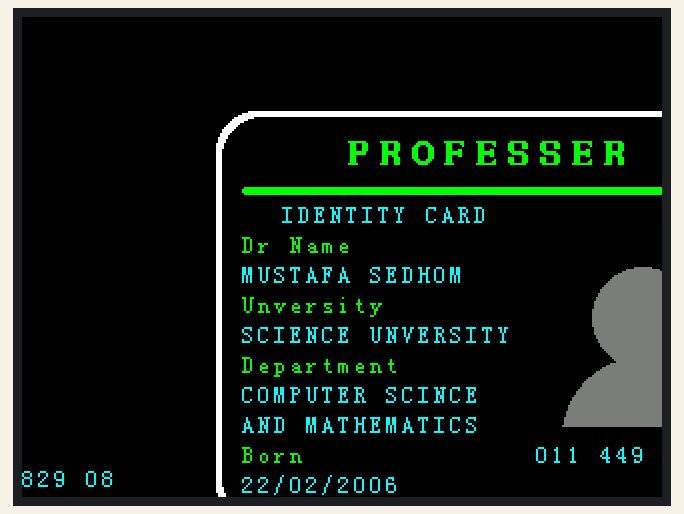
Bench run of a program on a simulated Arduino Uno, built with avr-gcc and run on an emulated ATmega328P. Parts: 320×240 colour display.

Above: at 0.5 s.

The program:

main.cpp
```cpp
#include <Arduino.h>
#include "SEDHOM_Display_OS/SEDHOM_Display_OS.h"

SEDHOM_OS_Icons_t Icon_TFT;
void ID_on_tap();
void setup()
{
    SEDHOM_OS_Device_Start_Comunication();
    /////////////////
    pinMode(1,OUTPUT);
    //////////////////
    init_Rotation_and_mode(1,BLACK);
    ////////////////////////////////////////////////////////////////////
    ///////////////////////////////////////////////////////////////////////////////////

    // Icon_TFT.set_mode(Light_Mode);
    Icon_TFT.ID_Card_Icon(100,50,Icon_TFT.Mode(),GREEN,CYAN,Icon_TFT.Mode(),
    true,false,true,
    "MUSTAFA SEDHOM","SCIENCE UNVERSITY","COMPUTER SCINCE",
    "AND MATHEMATICS","22/02/2006","011 449 829 08",
    ID_on_tap);

}
void loop()
{
}
void ID_on_tap()
{

}
```

SEDHOM_Communication.cpp
```cpp
#include "SEDHOM_Communication.h"

#define SEDHOM_special_char   0x5C

void SEDHOM_OS_Device_Start_Comunication()
{
    Serial.begin(115200);
}
bool SEDHOM_Ready_or_Avaliable()
{
    return(Serial.available());
}
void SEDHOM_OS_Device_Send(string_t string)
{
    Serial.print(string);
    Serial.write(SEDHOM_special_char);
}
string_t SEDHOM_OS_Device_Recieve()
{
    #define size 100
    char text[size];
    static char out[size];
    Serial.readStringUntil(SEDHOM_special_char).toCharArray(text,size);
    sprintf(out, "%s", text);
    return out;
}
```

SEDHOM_Communication.h
```cpp
#include "../SEDHOM_Data_Types/SEDHOM_OS_data_type.h"
#include "../SEDHOM_Data_Types/SEDHOM_OS_status_types.h"
/////////////////////////////////////
// use UART to communicate
/////////////////////////////////////
//defualt pins RX   0
//defualt pins TX   1


void SEDHOM_OS_Device_Start_Comunication();
bool SEDHOM_Ready_or_Avaliable();
void SEDHOM_OS_Device_Send(string_t string);
string_t SEDHOM_OS_Device_Recieve();
```

SEDHOM_OS_Data_Structure.cpp
```cpp

```

SEDHOM_OS_data_type.h
```cpp
#include <stdint.h>
#include <Arduino.h>

#define u8_t           uint8_t
#define u16_t          uint16_t
#define u32_t          uint32_t
#define u64_t          uint64_t
#define Color_t        uint16_t
#define number_t       int
#define decimal_t      float
#define byte_t         int8_t
#define u_small_num_t  byte_t
#define Icons_t        Icons
#define str_t          char*
#define string_t       str_t
#define word_t         str_t

#define SEDHOM_OS_Device_Wait(sec)              delay((1000*sec))
#define SEDHOM_OS_Device_Wait_millis(mil_sec)   delay((mil_sec))
```

SEDHOM_OS_status_types.h
```cpp
#ifndef STATUS_TYPES_H
#define STATUS_TYPES_H


#define SmallFont        &FreeSmallFont
#define BigFont          &FreeBigFont
#define SevenSegNumFont  &FreeSevenSegNumFont
#define font_7_segment   SevenSegNumFont

#define Night_Mode       BLACK
#define Dark_Mode        BLACK
#define Light_Mode       WHITE
#define Normal_Mode      WHITE

#define Vertical         0
#define Horizontal       1

#define on               ON
#define off              OFF


typedef enum WIFI_Status
{
    WIFI_Status_not_connected,
    WIFI_Status_no_internet,
    WIFI_Status_conected_level_1,
    WIFI_Status_conected_level_2_half,
    WIFI_Status_conected_level_3,
    WIFI_Status_conected_level_4_full
}WIFI_STATUS_t;
typedef enum Bluetooth_Status
{
    BLuetooth_Status_closed,
    BLuetooth_Status_open_and_not_connected,
    BLuetooth_Status_open_and_connected
}BLUETOOTH_STATUS_t;

typedef enum Set_Rotation
{
    degree_0,
    degree_90,
    degree_270,
    degree_180,
}ROTATION_STASTUS_t;
typedef enum Set_Switch
{
    OFF,
    ON
}SWITCH_STATUS_t;

#endif
```

SEDHOM_Display_OS.cpp
```cpp
#include "SEDHOM_Display_OS.h"
```

SEDHOM_Display_OS.h
```cpp
#include <Arduino.h>
#include "SEDHOM_Screen_And_Pages/SEDHOM_OS_Windos_And_Screens.h"
#include "SEDHOM_Comunications/SEDHOM_Communication.h"
// SEDHOM_OS.h
//*************************************************************************************************************
// project : -> SEDHOM_OS for TFT Display
// company : -> SEDHOM
// author  : -> Eng.Mustafa Sedhom
// latest  : -> 2.0.2
// date    : -> 22 / 2 / 2023
// website : -> https://sedhom.com
// github  : ->
// email   : -> https://elmohandes24690@gmail.com
// youtube : -> https://www.youtube.com/@Sedhom
// facebook: -> https://www.facebook.com/EngMustafaSedhom
// versions : -> V1.0.0 , V1.0.1 , v1.0.2 , v2.0.0 , v2.0.1 , v2.0.2
// description : -> This library contains many icons and widgets and displays ans screens and use tiuch for it
//                  for TFT Display
//*************************************************************************************************************
```

SEDHOM_OnTape.cpp
```cpp
#include "SEDHOM_OnTaps.h"

//ontaps functions
void Power_off_onTap(bool* draw)
{
    *draw=0;
    delay(100);
    static int flag =1;
    if(flag)
    {
        *draw =1;
        Icon.Power_off_Icon(240,160,GREEN,Icon.Mode());
        flag=0;
        digitalWrite(1,1);
        *draw =0;
    }
    else
    {
        *draw =1;
        Icon.Power_off_Icon(240,160,RED,Icon.Mode());
        flag=1;
        digitalWrite(1,0);
        *draw =0;
    }

}
void sensor_Icon_OnTap()
{

}
```

SEDHOM_OnTaps.h
```cpp
#include <Arduino.h>
#include "../SEDHOM_Display_OS.h"

// extern SEDHOM_OS_Icons_t ic;

void Power_off_onTap(bool*draw);
void sensor_Icon_OnTap();
```

SEDHOM_OS_Windos_And_Screens.h
```cpp
#ifndef SCREENS_H
#define SCREENS_H

#include "../SEDHOM_Data_Types/SEDHOM_OS_data_type.h"
#include "../SEDHOM_OS_Settings/SEDHOM_OS_variable_for_system.h"
#include "../SEDHOM_Icons_Widgets/SEDHOM_OS_Icons_And_Widgets.h"
#include "../SEDHOM_Touch/SEDHOM_Display_Touch.h"

#define SEDHOM_OS_Icons_t      Icons_t
#define SEDHOM_OS_Icon         Icon
#define SEDHOM_OS_Display_t    UTFTGLUE
#define SEDHOM_OS_Display      Display

extern Icons_t Icon ;

void init_Rotation_and_mode(int Rotation = Horizontal , Color_t Mode = Night_Mode);
void APP_Bar_And_Big_Window();
void send_command_to_terminal(word_t Command);
void Setting_screen();
void main_Screen();
void WIFI_Settings_window();
void start_screen();
void lock_screen();
void color_setting_Window();
void LCD_3D_Controll_Axis_Screen();
void BLE_Settings_window();
void Add_new_WIFI_Window();
void Switch_screen();
void Sensor_screen();
void Slider_screen();
void SD_Card_screen();
void Terminal_screen();
void ADD_screen();
void Full_KeyBoard_window();
void Numeric_KeyBoard_window();
void Time_setting_window();
void Date_setting_window();
void warning_window();
void Timer_clock_screen();
//touch
word_t Full_KeyBoard_window_touch();
word_t Numeric_KeyBoard_window_touch();
void Switch_screen_touch();
void timer_screen_touch();
void slider_screen_touch();
//others
void Clear_Display();


#endif // SCREENS_H
```

SEDHOM_Display_Touch.cpp
```cpp
#include "SEDHOM_Display_Touch.h"

  const int SEDHOM_XP =8 ,SEDHOM_XM = A2, SEDHOM_YP = A3,SEDHOM_YM = 9;
// touch screen dimentions
const int TS_LEFT = 954, TS_RT = 88, TS_TOP = 908, TS_BOT = 125;
#define MINPRESSURE 200
#define MAXPRESSURE 1000


TouchScreen ts = TouchScreen(SEDHOM_XP, SEDHOM_YP, SEDHOM_XM, SEDHOM_YM, 300);

int pixel_x=0;
int pixel_y=0;
int pixel_z=0;

/////////////////////////////////////////////////////////////////////////////////////////////////
//helper function
bool Touch_getXY()
{
  TSPoint p = ts.getPoint();

  pinMode(SEDHOM_YP, OUTPUT);
  pinMode(SEDHOM_XM, OUTPUT);
  digitalWrite(SEDHOM_YP, HIGH);
  digitalWrite(SEDHOM_XM, HIGH);

  bool pressed = (p.z > MINPRESSURE && p.z < MAXPRESSURE);
  if (pressed) {
    pixel_x = map(p.y, TS_LEFT, TS_RT, 0, 480);
    pixel_y = map(p.x, TS_TOP, TS_BOT, 0, 320);
    pixel_z = p.z;
  }
  return pressed;
}
bool Is_Touch_Presssed()
{
    return Touch_getXY();
}
int touch_get_X_point()
{
    Touch_getXY();
    return pixel_x;
}
int touch_get_Y_point()
{
    Touch_getXY();
    return pixel_y;
}
int touch_get_Z_point()
{
    Touch_getXY();
    return pixel_z;
}
```

SEDHOM_Display_Touch.h
```cpp
#include <TouchScreen.h>
#include <Arduino.h>
#include "../SEDHOM_Display_Drivers/SEDHOM_OS_SIMPLE_GUI.h"


#if defined(ESP32)
  #define LCD_RS   33
  #define LCD_WR   25
  #define LCD_CS   27
  #define LCD_RST  32
  #define LCD_RD   26

#elif defined(ESP8266)
  #define LCD_RS   D1
  #define LCD_WR   D2
  #define LCD_CS   D3
  #define LCD_RST  D4
  #define LCD_RD   D5

#elif defined(__AVR_ATmega328P__)
  #define LCD_RS   A2
  #define LCD_WR   A1
  #define LCD_CS   A3
  #define LCD_RST  A4
  #define LCD_RD   A0

#elif defined(__AVR_ATmega2560__)
  #define LCD_RS   A2
  #define LCD_WR   A1
  #define LCD_CS   A0
  #define LCD_RST  A4
  #define LCD_RD   A3

#elif defined(ARDUINO_ARCH_RP2040)
  #define LCD_RS   6
  #define LCD_WR   7
  #define LCD_CS   8
  #define LCD_RST  9
  #define LCD_RD   10

#else
  #error "Board not recognized! Define pins manually."
#endif


extern int pixel_x;
extern int pixel_y;
extern int pixel_z;
//touch
bool Is_Touch_Presssed();
int touch_get_X_point();
int touch_get_Y_point();
int touch_get_Z_point();
```

SEDHOM_OS_variable_for_system.cpp
```cpp
//////////////////////////////////////////////////////////////////////////////////////////////////////////////////
#include "SEDHOM_OS_variable_for_system.h"
//////////////////////////////////////////////////////////////////////////////////////////////////////////////////

extern Icons Icon;

byte_t Battary_Value = 99 ;
WIFI_STATUS_t WIFI_state = WIFI_Status_no_internet;
BLUETOOTH_STATUS_t Bluetooth_state = BLuetooth_Status_open_and_not_connected;
////
bool Is_changed_happend = false;
////

byte_t Hour = 00;
byte_t min  = 00;
byte_t sec  = 00;
word_t time_name = "AM";

number_t year = 0000;
byte_t month = 00;
byte_t day  = 00;
byte_t day_in_week = 5;
char month_name[13][5] = {"","Jan","Feb" ,"Mar" ,"Apr" ,"May" ,"Jun" ,"Jul" ,"Aug" ,"Sep" ,"Oct" ,"Nov" ,"Dec" } ;
char day_name[8][5] = {"","Sun","Mon","Tue","Wed","Thu","Fri","Sat"};

word_t WIFI_NAME_1 ="Mustafa Sed...";
word_t WIFI_NAME_2 ="WE_A84E5B";
word_t WIFI_NAME_3 ="MEO_WIFI";
word_t WIFI_NAME_4 ="ESP8266_WIFI";
word_t WIFI_NAME_5 ="BON_24680";
word_t WIFI_NAME_6 ="ESP32_wifi";
word_t WIFI_NAME_7 ="Eslam_netw...";
word_t WIFI_NAME_8 ="me";
word_t WIFI_NAME_9 ="ALLAH_AKBAR";
word_t WIFI_NAME_A ="FW86H";


byte_t Range_wifi_1 = 99;
byte_t Range_wifi_2 = 82;
byte_t Range_wifi_3 = 47;
byte_t Range_wifi_4 = 21;
byte_t Range_wifi_5 = 35;
byte_t Range_wifi_6 = 65;
byte_t Range_wifi_7 = 78;
byte_t Range_wifi_8 = 10;
byte_t Range_wifi_9 = 54;
byte_t Range_wifi_A = 26;

WIFI_STATUS_t Range_wifi_draw_1 = WIFI_Status_no_internet;
WIFI_STATUS_t Range_wifi_draw_2 = WIFI_Status_no_internet;
WIFI_STATUS_t Range_wifi_draw_3 = WIFI_Status_no_internet;
WIFI_STATUS_t Range_wifi_draw_4 = WIFI_Status_no_internet;
WIFI_STATUS_t Range_wifi_draw_5 = WIFI_Status_no_internet;
WIFI_STATUS_t Range_wifi_draw_6 = WIFI_Status_no_internet;
WIFI_STATUS_t Range_wifi_draw_7 = WIFI_Status_no_internet;
WIFI_STATUS_t Range_wifi_draw_8 = WIFI_Status_no_internet;
WIFI_STATUS_t Range_wifi_draw_9 = WIFI_Status_no_internet;
WIFI_STATUS_t Range_wifi_draw_A = WIFI_Status_no_internet;

word_t BLE_NAME_1 ="Mustafa Sed...";
word_t BLE_NAME_2 ="WE_A84E5B";
word_t BLE_NAME_3 ="MEO_WIFI";
word_t BLE_NAME_4 ="ESP8266_WIFI";
word_t BLE_NAME_5 ="BON_24680";
word_t BLE_NAME_6 ="ESP32_wifi";
word_t BLE_NAME_7 ="Eslam_netw...";
word_t BLE_NAME_8 ="me";
word_t BLE_NAME_9 ="ALLAH_AKBAR";
word_t BLE_NAME_A ="FW86H";
//
//state
bool Switch_1_state = OFF;
bool Switch_2_state = OFF;
bool Switch_3_state = OFF;
bool Switch_4_state = OFF;
bool Switch_5_state = OFF;
bool Switch_6_state = OFF;
bool Switch_7_state = OFF;
bool Switch_8_state = OFF;
bool Switch_Timer_clock = OFF;
//sensor
word_t sensor_1_state ="0000000";
word_t sensor_2_state ="0000000";
word_t sensor_3_state ="0000000";
word_t sensor_4_state ="0000000";
word_t sensor_5_state ="0000000";
word_t sensor_6_state ="0000000";
word_t sensor_7_state ="0000000";
word_t sensor_8_state ="0000000";
//slider
byte_t Slider_1_Range = 0 ;
byte_t Slider_2_Range = 0 ;
byte_t Slider_3_Range = 0 ;
byte_t Slider_4_Range = 0 ;
byte_t Slider_5_Range = 0 ;
byte_t Slider_6_Range = 0 ;
byte_t Slider_7_Range = 0 ;
byte_t Slider_8_Range = 0 ;
//name
word_t switch_1_name ="Button1";
word_t switch_2_name ="Button2";
word_t switch_3_name ="Button3";
word_t switch_4_name ="Button4";
word_t switch_5_name ="Button5";
word_t switch_6_name ="Button6";
word_t switch_7_name ="Button7";
word_t switch_8_name ="Button8";
//sensor-label
word_t sensor_1_name ="sensor1";
word_t sensor_2_name ="sensor2";
word_t sensor_3_name ="sensor3";
word_t sensor_4_name ="sensor4";
word_t sensor_5_name ="sensor5";
word_t sensor_6_name ="sensor6";
word_t sensor_7_name ="sensor7";
word_t sensor_8_name ="sensor8";
//slider
word_t Slider_1_name ="Slider1";
word_t Slider_2_name ="Slider2";
word_t Slider_3_name ="Slider3";
word_t Slider_4_name ="Slider4";
word_t Slider_5_name ="Slider5";
word_t Slider_6_name ="Slider6";
word_t Slider_7_name ="Slider7";
word_t Slider_8_name ="Slider8";
//folder&files
word_t folder_1_name = "  OS";
word_t folder_2_name = "SEDH~2";
word_t folder_3_name = "SEDH~3";
word_t folder_4_name = "SEDH~4";
word_t folder_5_name = "SEDH~5";
word_t folder_6_name = "SEDH~6";
word_t folder_7_name = "SEDH~7";
word_t folder_8_name = "SEDH~8";
word_t file_1_extend ="TXT";
word_t file_2_extend ="C++";
word_t file_3_extend ="py";
word_t file_4_extend ="HEX";
word_t file_5_extend ="HEX";
word_t file_6_extend ="HEX";
word_t file_7_extend ="HEX";
word_t file_8_extend ="HEX";
word_t file_1_name ="sed~1.TXT";
word_t file_2_name ="sed~2.Cpp";
word_t file_3_name ="sed~3.py";
word_t file_4_name ="sed~4.HEX";
word_t file_5_name ="sed~5.HEX";
word_t file_6_name ="sed~6.HEX";
word_t file_7_name ="sed~7.HEX";
word_t file_8_name ="sed~8.HEX";

word_t command = "";
word_t warning_msg_Title = " Warning!!!";
word_t warning_msg_line_1 = "";
word_t warning_msg_line_2 = "";
word_t warning_msg_line_3 = "Error in System";
word_t warning_msg_line_4 = "";
word_t warning_msg_line_5 = "";
u8_t end_label = 5;
bool colors_in_terminal_or_GREEN = 1;
bool do_command = 0;
bool end_command = 0;
// String Dir = "S::SEDHOM -> ";
word_t dir = "S::SEDHOM -> ";
int line = 60;
//add wifi
word_t add_new_wifi_SSID = "";
word_t add_new_wifi_Password = "";
//wifi window
bool Is_window_1_or_window_2_wifi_window = 0 ;
bool Is_window_1_or_window_2_BLE_window = 0 ;
//timer
bool Timer_clock_is_on = OFF;
byte_t Timer_clock_month = 00;
byte_t Timer_clock_day = 00;
byte_t Timer_clock_hour = 00;
byte_t Timer_clock_min = 00;
byte_t Timer_clock_sec = 00;
word_t Timer_clock_time_name = "??";
//keyboard
word_t Full_KeyBoard_window_user_input_TXT = "";
word_t Numeric_KeyBoard_window_user_input_num = "" ;
///////////////////////////////////////////////////////////////////////////////////////////////////////////////////
//colors
//APP_Bar
Color_t BLE_color = YELLOW;
Color_t WIFI_ON_color = BLUE;
Color_t WIFI_OFF_color = DARKGREY;
Color_t Battary_color = GREEN;
Color_t Time_color = MAGENTA;
Color_t Back_arraw_color = BLUE;

//Icons
Color_t slider_Icon_color = BLUE;
Color_t sensor_Icon_color = RED;
Color_t About_Icon_color = Icon.Not_mode();
Color_t Setting_Icon_color = YELLOW;
Color_t ADD_Icon_color = GREEN;
Color_t Switch_on_color = GREEN;
Color_t Switch_off_color = RED;
Color_t TXT_color_in_main_screen = RED;
Color_t TXT_color_in_setting_screen = YELLOW;
Color_t TXT_color_in_Switch_screen = MAGENTA;
Color_t TXT_color_in_Sensor_screen = CYAN;
Color_t TXT_color_in_Slider_screen = RED;
Color_t TXT_color_in_SD_Card_screen = GREEN;
Color_t TXT_color_in_Timer_clock_screen = MAGENTA ;
Color_t TXT_color_in_time_window = RED ;
Color_t TXT_color_in_Date_window = BLUE ;
Color_t color_str_in_label_in_sensor_screen = MAGENTA;
Color_t color_label_in_sensor_screen = GREEN;
Color_t slide_active_color = GREEN ;
Color_t slide_not_active_color = RED ;
Color_t slide_ball_color = Icon.Not_mode() ;
Color_t slider_box_color = MAGENTA ;
Color_t slider_Range_in_box_color = BLUE ;
//folder => CYAN
Color_t folder_1_color = CYAN;
Color_t folder_2_color = CYAN;
Color_t folder_3_color = CYAN;
Color_t folder_4_color = CYAN;
Color_t folder_5_color = CYAN;
Color_t folder_6_color = CYAN;
Color_t folder_7_color = CYAN;
Color_t folder_8_color = CYAN;
Color_t file_end_color = Icon.Not_mode();
Color_t file_Background_color = Icon.Mode();
//folder => BLUE
Color_t file_1_color = RED;
Color_t file_2_color = BLUE;
Color_t file_3_color = MAGENTA;
Color_t file_4_color = CYAN;
Color_t file_5_color = GREEN;
Color_t file_6_color = WHITE;
Color_t file_7_color = YELLOW;
Color_t file_8_color = DARKGREY;
Color_t file_1_extend_color = Icon.Mode();
Color_t file_2_extend_color = Icon.Mode();
Color_t file_3_extend_color = Icon.Mode();
Color_t file_4_extend_color = Icon.Mode();
Color_t file_5_extend_color = Icon.Mode();
Color_t file_6_extend_color = Icon.Mode();
Color_t file_7_extend_color = Icon.Mode();
Color_t file_8_extend_color = Icon.Mode();
//CMD
Color_t color_CMD_answer ; //BLUE
Color_t color_char_answer ; // WHITE
Color_t color_error_answer ; // ORANGE
Color_t color_dir ; // RED
Color_t color_command = GREEN; // GREEN
//full keyboard
Color_t Full_KeyBoard_window_color = MAGENTA ;
Color_t Full_KeyBoard_window_user_input_TXT_color = BLACK ;
Color_t Full_KeyBoard_window_user_input_BOX_color = WHITE ;
Color_t Full_KeyBoard_window_TXT_color = Icon.Not_mode();
bool caps_lock = 0;
bool special_char = 0;
// numeric keyboard
Color_t Numeric_KeyBoard_window_color = BLUE ;
Color_t Numeric_KeyBoard_window_user_input_TXT_color = BLACK ;
Color_t Numeric_KeyBoard_window_user_input_BOX_color = WHITE ;
Color_t Numeric_KeyBoard_window_TXT_color = Icon.Not_mode();
//add wifi
Color_t Add_new_WIFI_Window_color = MAGENTA ;
//wifi window
Color_t color_window_wifi_window = MAGENTA ;
Color_t color_TXT_wifi_window = BLUE ;
Color_t wifi_color_show_wifi_window = GREEN ;
Color_t wifi_color_dont_show_wifi_window = DARKGREY ;
Color_t txt_range_wifi_color_wifi_window = WHITE ;
//BLE window
Color_t color_window_BLE_window = RED ;
Color_t color_TXT_BLE_window = YELLOW;
//3D screen color
Color_t LCD_3D_Controll_Axis_Screen_color = RED ;
//lock screen color
Color_t lock_screen_color = MAGENTA ;
//date and time window
Color_t color_inc =BLUE;
Color_t color_dec =RED;
Color_t color_num =CYAN;
Color_t box_inc_color =Icon.Mode();
Color_t box_dec_color =Icon.Mode();
Color_t box_num_color =Icon.Mode();
//warning window
Color_t warning_box_color = BLACK ;
Color_t warning_box_end_color = BLUE ;
Color_t warning_TXT_msg_color = RED ;


////////////////////////////////////////////////////////////////////////////////////////////////////////////////////
```

Source omitted: HOM_OS_Icons_And_Widgets.h (33430 bytes), _OS_Windos_And_Screens.cpp (58418 bytes), M_OS_variable_for_system.h (10176 bytes), SEDHOM_OS_SIMPLE_GUI.h (9961 bytes)
